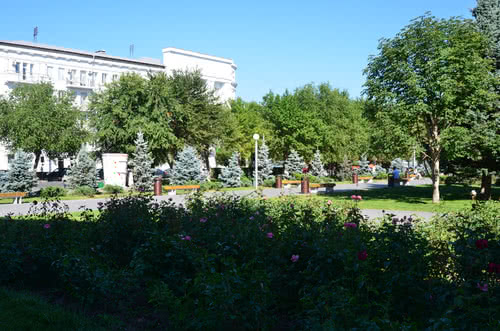
#> input picture jpeg/lowres/8_4874.jpg, 500 x 331 px; its folder holds 4 pictures in this run
$ python main.py   (older library calls are emulated)
#> lines starting #> are read from the running program, lines starting #| are printed output that depends on the picture; after the words box and inside, x2 and y2 are one past the last pixel; in counts of white or black regions, pixels touching at a corner belong together
### panorama.py
import numpy as np
from skimage.feature import ORB, match_descriptors
from skimage.color import rgb2gray
from skimage.transform import ProjectiveTransform
from skimage.transform import warp
from skimage.filters import gaussian
from numpy.linalg import inv
import random

DEFAULT_TRANSFORM = ProjectiveTransform

from skimage import data


def find_orb(img, n_keypoints=200):
    """Find keypoints and their descriptors in image.

    img ((W, H, 3)  np.ndarray) : 3-channel image
    n_keypoints (int) : number of keypoints to find

    Returns:
        (N, 2)  np.ndarray : keypoints
        (N, 256)  np.ndarray, type=np.bool  : descriptors
    """

    # your code here

    descriptor_extractor = ORB(n_keypoints=n_keypoints)
    descriptor_extractor.detect_and_extract(rgb2gray(img))
    return (descriptor_extractor.keypoints,
            descriptor_extractor.descriptors)


def center_and_normalize_points(points):
    """Center the image points, such that the new coordinate system has its
    origin at the centroid of the image points.

    Normalize the image points, such that the mean distance from the points
    to the origin of the coordinate system is sqrt(2).

    points ((N, 2) np.ndarray) : the coordinates of the image points

    Returns:
        (3, 3) np.ndarray : the transformation matrix to obtain the new points
        (N, 2) np.ndarray : the transformed image points
    """

    pointsh = np.row_stack([points.T, np.ones((points.shape[0]), )])
    matrix = np.zeros((3, 3))

    # your code here
    cx, cy = points.mean(axis=0)
    pts = points.astype('float')
    pts[:, 0] -= cx
    pts[:, 1] -= cy
    n = np.sqrt(2) / np.sqrt((pts * pts).sum(axis=1)).mean()
    matrix = np.array([[n, 0, -n * cx], [0, n, -n * cy], [0, 0, 1]])
    return matrix, matrix @ pointsh


def find_homography(src_keypoints, dest_keypoints):
    """Estimate homography matrix from two sets of N (4+) corresponding points.

    src_keypoints ((N, 2) np.ndarray) : source coordinates
    dest_keypoints ((N, 2) np.ndarray) : destination coordinates

    Returns:
        ((3, 3) np.ndarray) : homography matrix
    """

    src_matrix, src = center_and_normalize_points(src_keypoints)
    dest_matrix, dest = center_and_normalize_points(dest_keypoints)

    H = np.zeros((3, 3))

    # your code here
    x1 = src[0]
    y1 = src[1]
    x2 = dest[0]
    y2 = dest[1]
    zeros = np.zeros(x1.size)
    ones = np.ones(x1.size)

    Ax = np.stack((-x1, -y1, -ones, zeros, zeros, zeros, x2 * x1, x2 * y1, x2)).T
    Ay = np.stack((zeros, zeros, zeros, -x1, -y1, -ones, y2 * x1, y2 * y1, y2)).T
    A = np.concatenate([Ax, Ay], axis=0)
    u, s, vh = np.linalg.svd(A, full_matrices=True)
    result = vh[-1].reshape((3, 3))
    return inv(dest_matrix) @ result @ src_matrix


def ransac_transform(src_keypoints, src_descriptors, dest_keypoints, dest_descriptors, max_trials=25,
                     residual_threshold=10,
                     return_matches=False):
    """Match keypoints of 2 images and find ProjectiveTransform using RANSAC algorithm.

    src_keypoints ((N, 2) np.ndarray) : source coordinates
    src_descriptors ((N, 256) np.ndarray) : source descriptors
    dest_keypoints ((N, 2) np.ndarray) : destination coordinates
    dest_descriptors ((N, 256) np.ndarray) : destination descriptors
    max_trials (int) : maximum number of iterations for random sample selection.
    residual_threshold (float) : maximum distance for a data point to be classified as an inlier.
    return_matches (bool) : if True function returns matches

    Returns:
        skimage.transform.ProjectiveTransform : transform of source image to destination image
        (Optional)(N, 2) np.ndarray : inliers' indexes of source and destination images
    """

    # your code here
    matches = match_descriptors(src_descriptors, dest_descriptors, cross_check=True)
    srt_matches = src_keypoints[matches[..., 0]]
    dest_matches = dest_keypoints[matches[..., 1]]
    size = matches.shape[0]
    assert (size > 20)
    random.seed(97)
    min = 1e18
    best_H = np.zeros((3, 3))

    def penalty(H):
        res = np.linalg.norm(dest_matches - ProjectiveTransform(H)(srt_matches), axis=1)
        res[res > residual_threshold] = residual_threshold
        return res.sum()

    for i in range(max_trials):
        subset = random.choices(np.arange(size), k=4)
        while np.unique(subset).size < 4:
            subset = random.choices(np.arange(size), k=4)
        H = find_homography(srt_matches[subset], dest_matches[subset])
        pen = penalty(H)
        if pen < min:
            min = pen
            best_H = H

    mask = np.ones(size)
    res = np.linalg.norm(dest_matches - ProjectiveTransform(best_H)(srt_matches), axis=1)
    mask[res > residual_threshold] = False
    mask[res <= residual_threshold] = True
    res[res > residual_threshold] = residual_threshold
    H = find_homography(srt_matches[mask == True], dest_matches[mask == True])
    print("match=", len(matches[mask == True]))
    if return_matches:
        return ProjectiveTransform(H), matches[mask == True]
    else:
        return ProjectiveTransform(H)


def find_simple_center_warps(forward_transforms):
    """Find transformations that transform each image to plane of the central image.

    forward_transforms (Tuple[N]) : - pairwise transformations

    Returns:
        Tuple[N + 1] : transformations to the plane of central image
    """
    image_count = len(forward_transforms) + 1
    center_index = (image_count - 1) // 2

    result = [None] * image_count
    result[center_index] = DEFAULT_TRANSFORM()

    # np.linalg.inv(forward_transforms[0])
    # your code here
    for i in range(center_index, image_count - 1):
        result[i + 1] = result[i] + ProjectiveTransform(forward_transforms[i]._inv_matrix)
    for i in range(center_index - 1, -1, -1):
        result[i] = result[i + 1] + forward_transforms[i]

    return tuple(result)


def get_corners(image_collection, center_warps):
    """Get corners' coordinates after transformation."""
    for img, transform in zip(image_collection, center_warps):
        height, width, _ = img.shape
        corners = np.array([[0, 0],
                            [height, 0],
                            [height, width],
                            [0, width]])

        yield transform(corners)[:, ::-1]


def get_min_max_coords(corners):
    """Get minimum and maximum coordinates of corners."""
    corners = np.concatenate(corners)
    return corners.min(axis=0), corners.max(axis=0)


def get_final_center_warps(image_collection, simple_center_warps):
    """Find final transformations.

        image_collection (Tuple[N]) : list of all images
        simple_center_warps (Tuple[N])  : transformations unadjusted for shift

        Returns:
            Tuple[N] : final transformations
        """
    # your code here
    all_corners = list(get_corners(image_collection, simple_center_warps))
    arr = np.array(all_corners)
    corners = get_min_max_coords(arr)
    height = corners[1][1] - corners[0][1]
    width = corners[1][0] - corners[0][0]
    dest = [[0, 0], [height, 0], [0, width], [height, width]]
    src = [[corners[0][1], corners[0][0]],
           [corners[1][1], corners[0][0]],
           [corners[0][1], corners[1][0]],
           [corners[1][1], corners[1][0]]]
    src = np.array(src)
    dest = np.array(dest)
    transform = find_homography(src, dest)
    result = []
    for warm in simple_center_warps:
        result.append(warm + ProjectiveTransform(transform))
    return tuple(result), (int(round(height)), int(round(width)))


def rotate_transform_matrix(transform):
    """Rotate matrix so it can be applied to row:col coordinates."""
    matrix = transform._inv_matrix[(1, 0, 2), :][:, (1, 0, 2)]
    return type(transform)(matrix)


def warp_image(image, transform, output_shape):
    """Apply transformation to an image and its mask

    image ((W, H, 3)  np.ndarray) : image for transformation
    transform (skimage.transform.ProjectiveTransform): transformation to apply
    output_shape (int, int) : shape of the final pano

    Returns:
        (W, H, 3)  np.ndarray : warped image
        (W, H)  np.ndarray : warped mask
    """
    # your code here
    mask = np.ones_like(image[..., 0])
    sl0 = slice(0, mask.shape[0])
    sl1 = slice(0, mask.shape[1])
    new_image = np.zeros((output_shape[0], output_shape[1], 3))
    new_image[sl0, sl1] += image[sl0, sl1]
    new_mask = np.zeros((output_shape[0], output_shape[1]))
    new_mask[sl0, sl1] += mask[sl0, sl1]

    return warp(new_image, rotate_transform_matrix(transform)), \
           warp(new_mask, rotate_transform_matrix(transform)).astype('bool')


def merge_pano(image_collection, final_center_warps, output_shape):
    """ Merge the whole panorama

    image_collection (Tuple[N]) : list of all images
    final_center_warps (Tuple[N])  : transformations
    output_shape (int, int) : shape of the final pano

    Returns:
        (output_shape) np.ndarray: final pano
    """
    result = np.zeros(output_shape + (3,))
    result_mask = np.zeros(output_shape, dtype=np.bool8)
    # your code here

    for img, warp in zip(image_collection, final_center_warps):
        cur_img, cur_mask = warp_image(img, warp, output_shape)
        cur_mask[result_mask == True] = False
        result_mask[cur_mask == True] = True
        msk = np.concatenate([cur_mask.reshape(output_shape + (1,))] * 3, axis=2)
        np.putmask(result, msk, cur_img)
    return result


# [124 lines left out: functions get_gaussian_pyramid, get_laplacian_pyramid, merge_laplacian_pyramid, increase_contrast, gaussian_merge_pano, not called in this run]

### main.py
#!/usr/bin/env python3

import panorama
import plots

from skimage import io
import numpy as np

# for test in range(1,4):
test = 8
print("test = ", test)
strtest = str(test)
# ------------------------------------------------------------------------------------------
# Part 0
# ------------------------------------------------------------------------------------------

pano_image_collection = io.ImageCollection('jpeg/lowres/' + strtest + '_*.jpg',
                                           load_func=lambda f: io.imread(f).astype(np.float64) / 255)
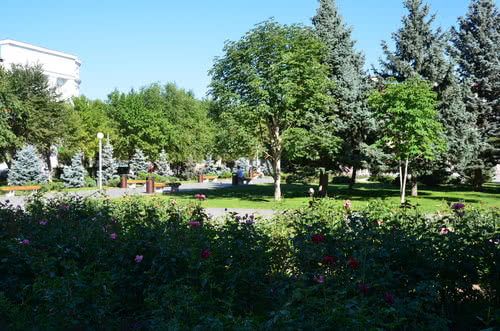
#> input picture jpeg/lowres/8_4876.jpg, 500 x 331 px
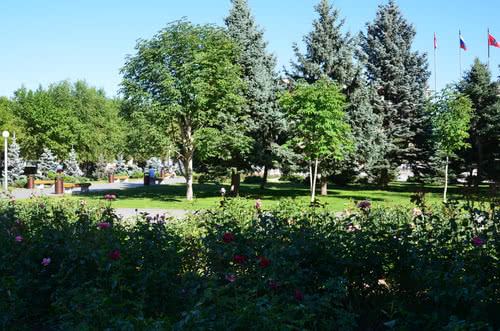
#> input picture jpeg/lowres/8_4877.jpg, 500 x 331 px
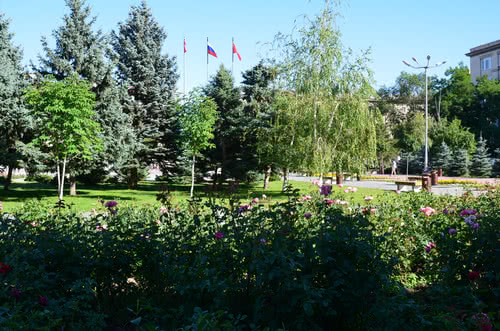
#> input picture jpeg/lowres/8_4880.jpg, 500 x 331 px
#> pano_image_collection = 4 items
# plots.plot_collage(pano_image_collection, title=f"Image collection size: {len(pano_image_collection)}")
print(len(pano_image_collection))
#| 4
# ------------------------------------------------------------------------------------------
# Part 1
# ------------------------------------------------------------------------------------------

from skimage import data
from skimage import transform
from skimage.feature import (match_descriptors, corner_harris,
                             corner_peaks, ORB, plot_matches)
from skimage.color import rgb2gray
import matplotlib.pyplot as plt

img = pano_image_collection[0]
#> img is the input picture: shape (331, 500, 3); mean R, G, B 84.3, 108.6, 97.6
keypoints, descriptors = panorama.find_orb(img)
#> keypoints = 200 pairs, first value 66 to 272, second value 20 to 479

plots.plot_keypoints(img, keypoints)
#> (this line was passed over: plots is not available in this run)

# ------------------------------------------------------------------------------------------
# Part 2 and 3
# ------------------------------------------------------------------------------------------

src, dest = pano_image_collection[0], pano_image_collection[1]
#> dest is the input picture: shape (331, 500, 3); mean R, G, B 83.4, 107.2, 91.4
src_keypoints, src_descriptors = panorama.find_orb(src)
#> src_keypoints has the same summary as keypoints
dest_keypoints, dest_descriptors = panorama.find_orb(dest)
#> dest_keypoints = 200 pairs, first value 28 to 291, second value 29 to 479

robust_transform, matches = panorama.ransac_transform(src_keypoints, src_descriptors, dest_keypoints,
                                                      dest_descriptors, return_matches=True)
#> in ransac_transform, `matches = match_descriptors(src_descriptors, dest_descriptors, cross_c..`: matches = 93 pairs, first value 0 to 192, second value 0 to 197
#> in ransac_transform, `srt_matches = src_keypoints[matches[..., 0]]`: srt_matches = 93 pairs, first value 66 to 238, second value 31 to 479
#> in ransac_transform, `dest_matches = dest_keypoints[matches[..., 1]]`: dest_matches = 93 pairs, first value 61 to 274, second value 29 to 476
#> the loop in ransac_transform, `for i in range(max_trials):` made 25 passes
#> (src_matrix in find_homography, dest_matrix in find_homography, x1 in find_homography) on passes 4, 7: ([[0.0176, 0, -3.03], [0, 0.0176, -4.7], [0, 0, 1]], [[0.026, 0, -4.54], [0, 0.026, -3.73], [0, 0, 1]], [0.16, -0.351, 0.206, -0.0159]), ([[0.0139, 0, -2.16], [0, 0.0139, -4.21], [0, 0, 1]], [[0.0143, 0, -2.34], [0, 0.0143, -3.64], [0, 0, 1]], [-1.08, -0.192, 0.408, 0.868])
#> (src_matrix in find_homography, dest_matrix in find_homography, x1 in find_homography) on pass 1: ([[0.0134, 0, -2.2], [0, 0.0134, -3.3], [0, 0, 1]], [[0.0126, 0, -2.44], [0, 0.0126, -3.51], [0, 0, 1]], [0.016, 0.315, 0.984, -1.32])
#> after the loop in ransac_transform, `for i in range(max_trials):`: min = 524.6
#> in ransac_transform, `res = np.linalg.norm(dest_matches - ProjectiveTransform(best_H)(srt_ma..`: res = 93 values, max 627 at index 13, min 0 at index 4, mean 143.4
#| match= 53

plots.plot_inliers(src, dest, src_keypoints, dest_keypoints, matches)
#> (this line was passed over: plots is not available in this run)

# ------------------------------------------------------------------------------------------
# Part 4
# ------------------------------------------------------------------------------------------

keypoints, descriptors = zip(*(panorama.find_orb(img) for img in pano_image_collection))
#> in find_orb, img is the input picture: shape (331, 500, 3); mean R, G, B 83.8, 107.4, 90.9
#> in find_orb, img is the input picture: shape (331, 500, 3); mean R, G, B 85.4, 107.8, 92.6
forward_transforms = tuple(panorama.ransac_transform(src_kp, src_desc, dest_kp, dest_desc)
                           for src_kp, src_desc, dest_kp, dest_desc
                           in zip(keypoints[:-1], descriptors[:-1], keypoints[1:], descriptors[1:]))
#| match= 53
#| match= 91
#| match= 56

simple_center_warps = panorama.find_simple_center_warps(forward_transforms)
corners = tuple(panorama.get_corners(pano_image_collection, simple_center_warps))
min_coords, max_coords = panorama.get_min_max_coords(corners)
center_img = pano_image_collection[(len(pano_image_collection) - 1) // 2]

plots.plot_warps(corners, min_coords=min_coords, max_coords=max_coords, img=center_img)
#> (this line was passed over: plots is not available in this run)

final_center_warps, output_shape = panorama.get_final_center_warps(pano_image_collection, simple_center_warps)
#> the loop in get_final_center_warps, `for warm in simple_center_warps:` made 4 passes
corners = tuple(panorama.get_corners(pano_image_collection, final_center_warps))

plots.plot_warps(corners, output_shape=output_shape)
#> (this line was passed over: plots is not available in this run)

# ------------------------------------------------------------------------------------------
# Part 5
# ------------------------------------------------------------------------------------------

result = panorama.merge_pano(pano_image_collection, final_center_warps, output_shape)
#> the loop in merge_pano, `for img, warp in zip(image_collection, final_center_warps):` made 4 passes
#> pass 1, in merge_pano, `cur_img, cur_mask = warp_image(img, warp, output_shape)`:
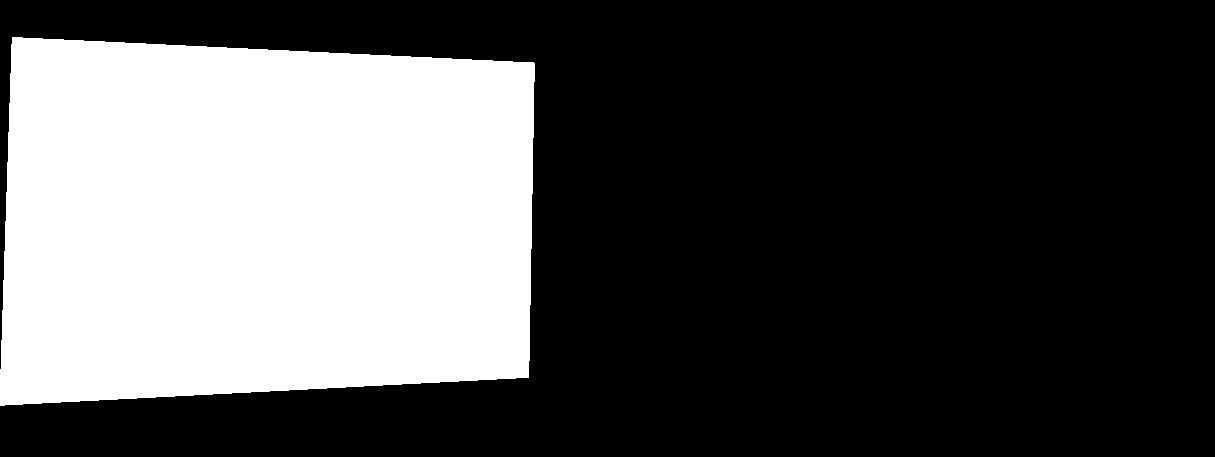
#> cur_mask: shape (457, 1215) bool; 32.4% white; 1 white region, box (x1, y1, x2, y2) and area: (0, 37, 535, 406) 180076
#> after the loop in merge_pano, `for img, warp in zip(image_collection, final_center_warps):`:
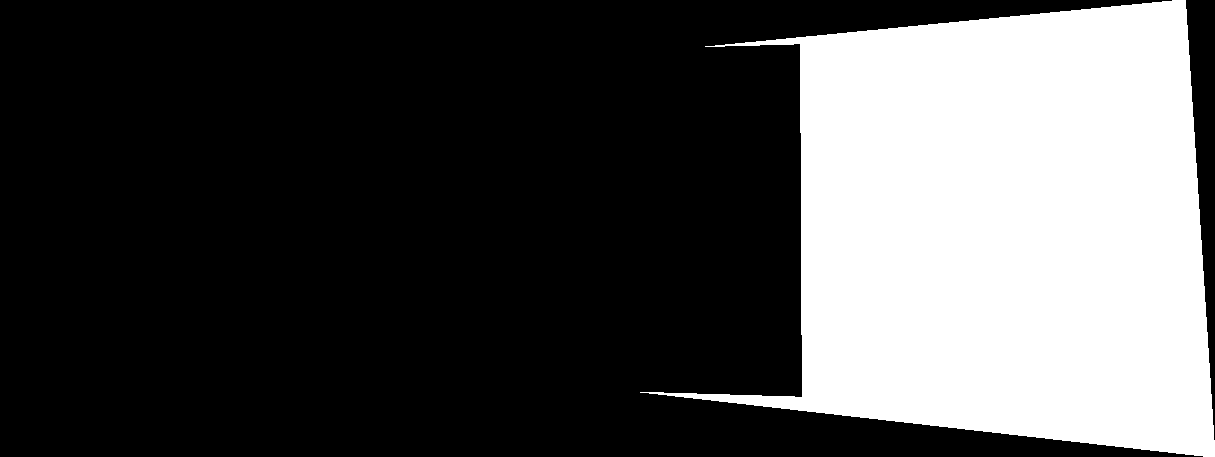
#> cur_mask: shape (457, 1215) bool; 30.2% white; 1 white region, box (x1, y1, x2, y2) and area: (640, 0, 1215, 457) 167934
#> after the loop in merge_pano, `for img, warp in zip(image_collection, final_center_warps):`:
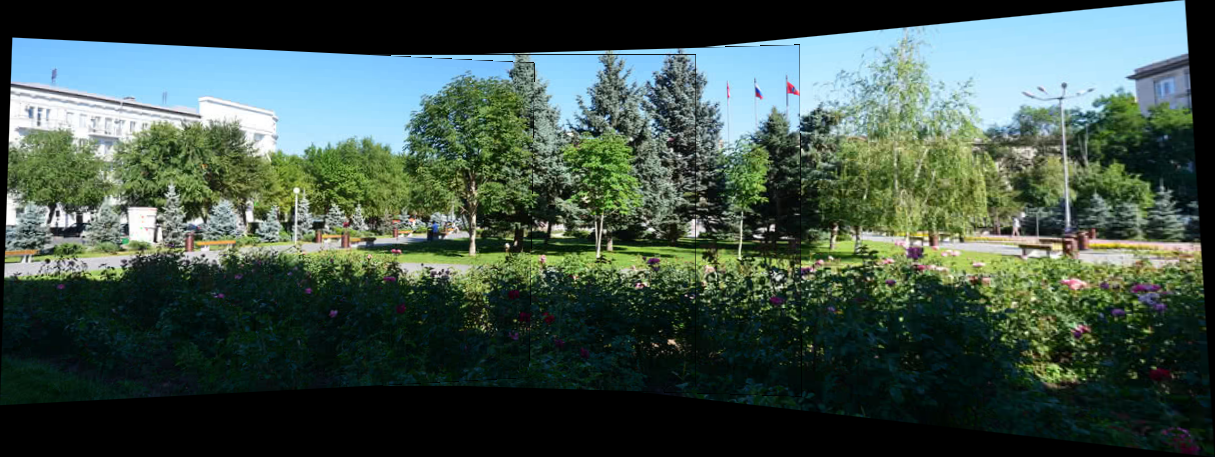
#> result: shape (457, 1215, 3) float64; mean R, G, B 66.1, 84.2, 74.6
#> after the loop in merge_pano, `for img, warp in zip(image_collection, final_center_warps):`:
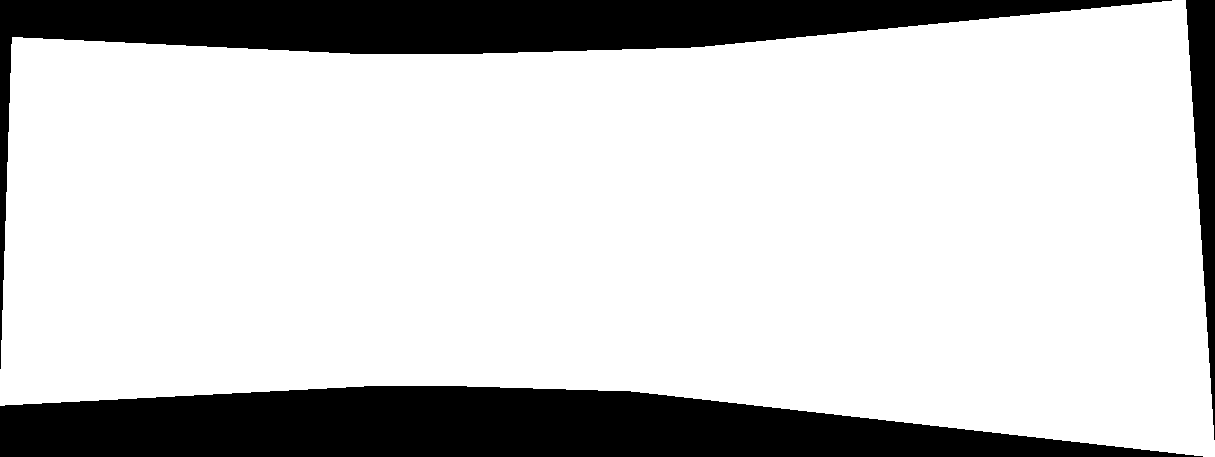
#> result_mask: shape (457, 1215) bool; 79.6% white; 3 black regions, box (x1, y1, x2, y2) and area: (0, 386, 1203, 457) 59504, (0, 0, 1172, 369) 47083, (1186, 0, 1215, 440) 6514

plots.plot_result(result)
#> (this line was passed over: plots is not available in this run)
#> (the run stopped early here; a loop or call above may not have finished)
